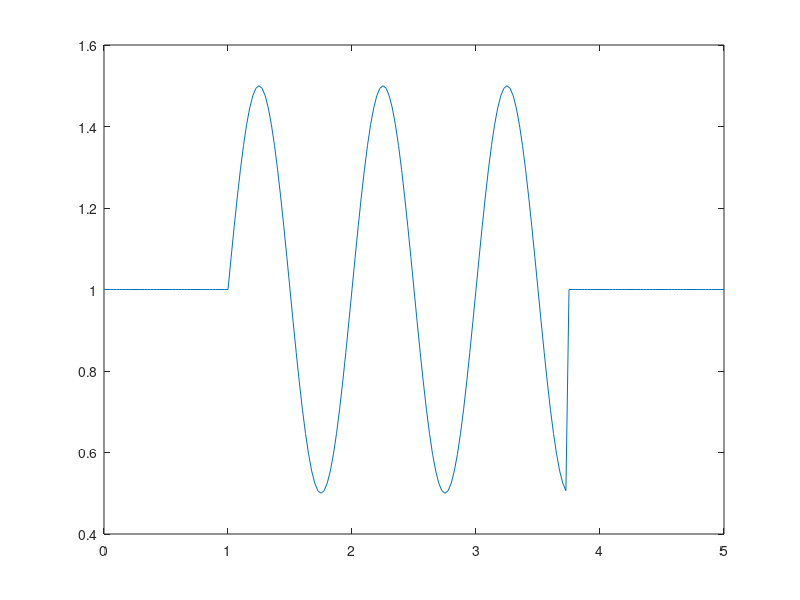

Reproduce this figure in MATLAB. (Note: this script raises an error after producing the figure.)
% Code to simulate the two-capacitor circuit
% Gnd --)|--o--\/\/\/--o--|(---Gnd
%       C1  V1    R    V2 C2
% One of the capacitance (C1) is varied with a user defined function
% Steady state is V1 = V2
% Intuition is that (Q1=C1*V1) + (Q2=C2*V2) is conserved

load('v1v2.mat');

tbegin = 1; % 1 ms
tdur = 2.75; % 2.75 ms
convert = 0;
if convert
    abs_cap = 1e8/pi;
    abs_R = 4e-3/pi;
else
    abs_cap = 1;
    abs_R = 1;
end
c1 = @(t) abs_cap*(1 + 0.5 * (t > tbegin & t < (tbegin+tdur) ) .* sin(2*pi*t));
dc1 = @(t)  abs_cap*(0.5 * 2 * pi * (t > tbegin & t < (tbegin+tdur) ) .* cos(2*pi*t));
c2 = abs_cap*(1);
R = abs_R * (1e0);
v10 = -65;
v20 = -65;

dt = 1/(40);
tSim = 0:dt:5;

plot(tSim, c1(tSim));
% figure(2);
% plot(tSim, dc1(tSim));


X0 = [v10 v20];
OdeOpts=odeset('MaxStep',dt,'AbsTol',1e-3,'RelTol',1e-3);
[t,X] = ode113(@(t,X) cap_v1v2(t,X(1),X(2),c1, c2, R, dc1),[0 5],X0,OdeOpts); % --> External function cap_v1v2


figure(3);
plot(t, X(:,1));
hold on
plot(v1nrn.t, v1nrn.v1, 'r');
ylim([-150, 0]);
legend('matlab', 'neuron');
ylabel('V1');

figure(4);
plot(t, X(:,2));
hold on;
plot(v2nrn.t, v2nrn.v2, 'r');
ylim([-150, 0]);
legend('matlab', 'neuron');
ylabel('V2');


% Total Charge
Q = c1(t).*X(:,1) + X(:,2);
Q_nrn = c1(v1nrn.t).*v1nrn.v1 + v2nrn.v2;
figure(5);
plot(t, Q);
hold on;
plot(v1nrn.t, Q_nrn, 'r');
legend('matlab', 'neuron');
ylabel('Charge (Q1 + Q2)');

figure(6);
plot(t, Q);
ylim([-130.1 -129.9]);
hold on;
plot(v1nrn.t, Q_nrn, 'r');
legend('matlab', 'neuron');
ylabel('Charge (Q1 + Q2)');


%t, v1, v2, c1, c2, R, dc1

